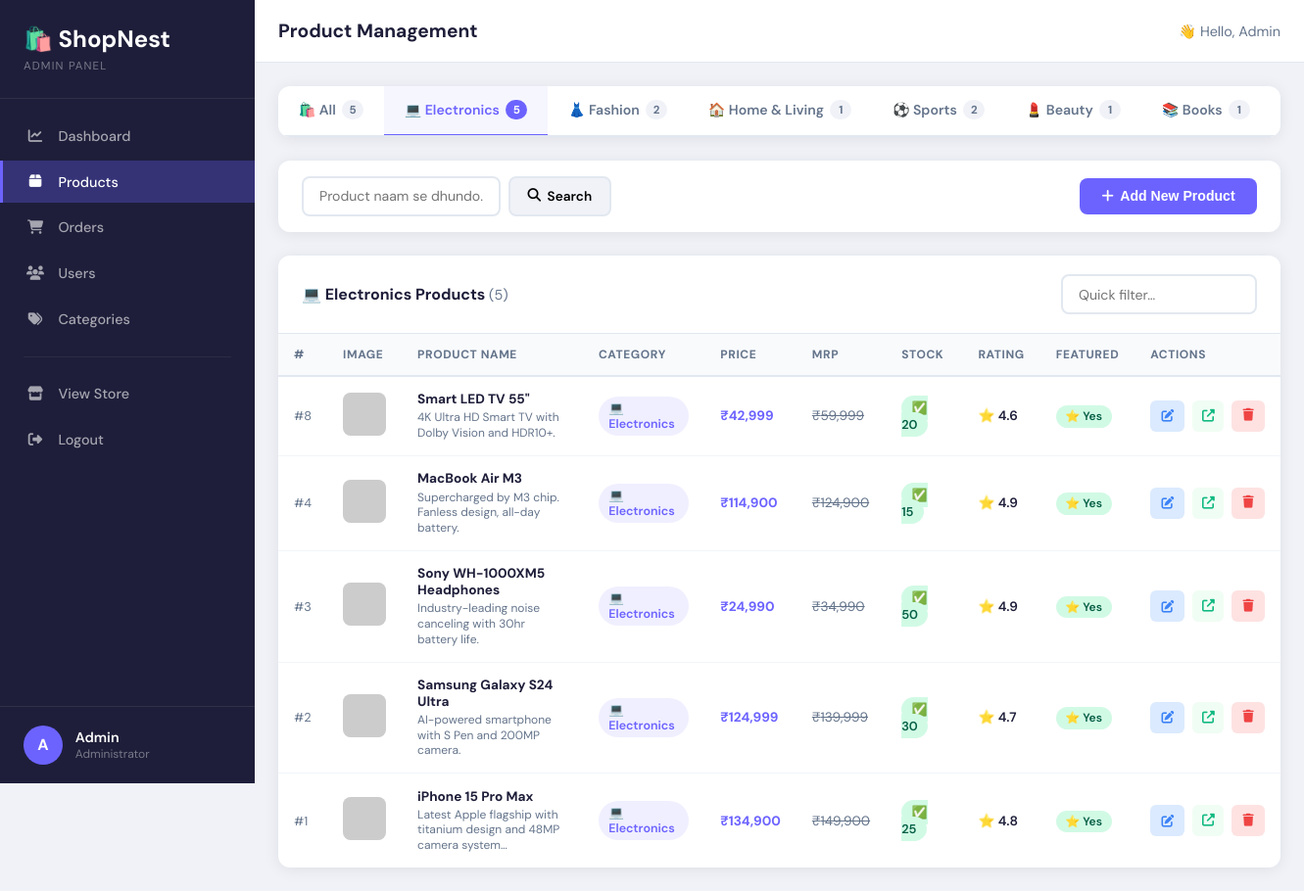
/admin/products?cat=1 (signed in), run on the app's committed database.
### app.py (models this page shows)
class User(UserMixin, db.Model):
    id = db.Column(db.Integer, primary_key=True)
    name = db.Column(db.String(100), nullable=False)
    email = db.Column(db.String(120), unique=True, nullable=False)
    password = db.Column(db.String(200), nullable=False)
    is_admin = db.Column(db.Boolean, default=False)
    created_at = db.Column(db.DateTime, default=datetime.utcnow)
    orders = db.relationship('Order', backref='customer', lazy=True)

class Category(db.Model):
    id = db.Column(db.Integer, primary_key=True)
    name = db.Column(db.String(50), nullable=False)
    icon = db.Column(db.String(50), default='🛍️')
    products = db.relationship('Product', backref='category', lazy=True)

class Product(db.Model):
    id = db.Column(db.Integer, primary_key=True)
    name = db.Column(db.String(200), nullable=False)
    description = db.Column(db.Text)
    price = db.Column(db.Float, nullable=False)
    original_price = db.Column(db.Float)
    stock = db.Column(db.Integer, default=0)
    image_url = db.Column(db.String(500), default='')
    category_id = db.Column(db.Integer, db.ForeignKey('category.id'))
    featured = db.Column(db.Boolean, default=False)
    created_at = db.Column(db.DateTime, default=datetime.utcnow)
    rating = db.Column(db.Float, default=4.0)
    reviews_count = db.Column(db.Integer, default=0)

### app.py (the view)
@app.route('/admin/products')
@login_required
@admin_required
def admin_products():
    cat_filter = request.args.get('cat', type=int)
    search = request.args.get('q', '')
    query = Product.query
    if cat_filter:
        query = query.filter_by(category_id=cat_filter)
    if search:
        query = query.filter(Product.name.ilike(f'%{search}%'))
    products = query.order_by(Product.created_at.desc()).all()
    categories = Category.query.all()
    cat_counts = {}
    for c in categories:
        cat_counts[c.id] = Product.query.filter_by(category_id=c.id).count()
    return render_template('admin/products.html', products=products, categories=categories,
                           cat_filter=cat_filter, search=search, cat_counts=cat_counts)

### app.py (called while the page is built)
@login_manager.user_loader
def load_user(user_id):
    return User.query.get(int(user_id))

@app.context_processor
def inject_nav_categories():
    try:
        nav_cats = Category.query.all()
    except Exception:
        nav_cats = []
    return dict(nav_categories=nav_cats)

def admin_required(f):
    from functools import wraps
    @wraps(f)
    def decorated(*args, **kwargs):
        if not current_user.is_authenticated or not current_user.is_admin:
            flash('Admin access required!', 'danger')
            return redirect(url_for('login'))
        return f(*args, **kwargs)
    return decorated

### templates/admin/products.html (shortened to what this page needs)
{% extends 'admin/base.html' %}
{% block page_title %}Product Management{% endblock %}
{% block content %}
<div class="cat-tabs-wrap">
  <div class="cat-tabs">
    <a href="{{ url_for('admin_products') }}"
       class="cat-tab {{ 'active' if not cat_filter }}">
      🛍️ All
      <span class="tab-count">{{ products|length }}</span>
    </a>
    {% for c in categories %}
    <a href="{{ url_for('admin_products', cat=c.id) }}"
       class="cat-tab {{ 'active' if cat_filter == c.id }}">
      {{ c.icon }} {{ c.name }}
      <span class="tab-count">{{ cat_counts.get(c.id, 0) }}</span>
    </a>
    {% endfor %}
  </div>
</div>
<div class="admin-card" style="margin-bottom:1.5rem;">
  <div class="products-topbar">
    <div class="topbar-search">
      <form method="get" action="{{ url_for('admin_products') }}" style="display:flex;gap:.5rem;flex-wrap:wrap;">
        <input type="text" name="q" placeholder="Product naam se dhundo…"
               value="{{ search }}" class="admin-search-input">
        <button type="submit" class="btn-admin-secondary"><i class="fas fa-search"></i> Search</button>
      </form>
    </div>
    <button class="btn-admin-primary" onclick="document.getElementById('addModal').style.display='flex'">
      <i class="fas fa-plus"></i> Add New Product
    </button>
  </div>
</div>
<div class="admin-card">
  <div class="card-header">
    <h3>
      {% if cat_filter %}
        {% for c in categories %}{% if c.id == cat_filter %}{{ c.icon }} {{ c.name }} Products{% endif %}{% endfor %}
      {% else %}All Products{% endif %}
      <span style="color:var(--text-muted);font-weight:400;font-size:.9rem;">({{ products|length }})</span>
    </h3>
    <input type="text" id="tableSearch" placeholder="Quick filter…" class="admin-search-input" style="width:180px;">
  </div>
  {% if products %}
  <div class="table-wrap">
    <table class="admin-table" id="productsTable">
      <thead>
        <tr>
          <th>#</th><th>Image</th><th>Product Name</th><th>Category</th>
          <th>Price</th><th>MRP</th><th>Stock</th><th>Rating</th><th>Featured</th><th>Actions</th>
        </tr>
      </thead>
      <tbody>
        {% for p in products %}
        <tr>
          <td style="color:var(--text-muted);font-size:.8rem;">#{{ p.id }}</td>
          <td>
            <img src="{{ p.image_url or 'https://via.placeholder.com/44x44/f0f0f0/888?text=P' }}"
                 class="table-img" alt=""
                 onerror="this.src='https://via.placeholder.com/44x44/f0f0f0/888?text=P'">
          </td>
          <td>
            <div class="prod-name-cell">
              <strong>{{ p.name[:50] }}{% if p.name|length > 50 %}…{% endif %}</strong>
              {% if p.description %}
              <span class="prod-desc-mini">{{ p.description[:65] }}{% if p.description|length > 65 %}…{% endif %}</span>
              {% endif %}
            </div>
          </td>
          <td>
            {% if p.category %}
            <a href="{{ url_for('admin_products', cat=p.category_id) }}" class="cat-link-badge">
              {{ p.category.icon }} {{ p.category.name }}
            </a>
            {% else %}<span style="color:var(--text-muted)">—</span>{% endif %}
          </td>
          <td><strong style="color:var(--primary)">₹{{ "{:,.0f}".format(p.price) }}</strong></td>
          <td>
            {% if p.original_price %}
            <span style="text-decoration:line-through;color:var(--text-muted);font-size:.85rem;">₹{{ "{:,.0f}".format(p.original_price) }}</span>
            {% else %}—{% endif %}
          </td>
          <td>
            <span class="stock-badge {{ 'stock-out' if p.stock==0 else ('stock-low' if p.stock<10 else 'stock-ok') }}">
              {% if p.stock==0 %}❌ 0{% elif p.stock<10 %}⚠️ {{ p.stock }}{% else %}✅ {{ p.stock }}{% endif %}
            </span>
          </td>
          <td><span class="rating-mini">⭐ {{ p.rating }}</span></td>
          <td>{% if p.featured %}<span class="badge-yes">⭐ Yes</span>{% else %}<span class="badge-no">No</span>{% endif %}</td>
          <td>
            <div class="action-td">
              <button class="btn-edit" title="Edit"
                onclick="openEdit({{ p.id }},{{ p.name|tojson }},{{ (p.description or '')|tojson }},{{ p.price }},{{ p.original_price or 0 }},{{ p.stock }},{{ p.category_id or 0 }},{{ 1 if p.featured else 0 }},{{ (p.image_url or '')|tojson }},{{ p.rating }},{{ p.reviews_count or 0 }})">
                <i class="fas fa-edit"></i>
              </button>
              <a href="{{ url_for('product_detail', id=p.id) }}" target="_blank" class="btn-view" title="View on site">
                <i class="fas fa-external-link-alt"></i>
              </a>
              <a href="{{ url_for('admin_delete_product', id=p.id) }}" class="btn-delete" title="Delete"
                 onclick="return confirm('⚠️ Delete karna chahte ho?\n{{ p.name[:40]|replace("'","\\'") }}')">
                <i class="fas fa-trash"></i>
              </a>
            </div>
          </td>
        </tr>
        {% endfor %}
      </tbody>
    </table>
  </div>
  {% endif %}
</div>
{% endblock %}

### templates/admin/base.html (shortened to what this page needs)
<!DOCTYPE html>
<html lang="en">
<head>
  <link rel="stylesheet" href="https://cdnjs.cloudflare.com/ajax/libs/font-awesome/6.5.0/css/all.min.css">
  <link rel="stylesheet" href="{{ url_for('static', filename='css/admin.css') }}">
</head>
<body class="admin-body">
<div class="admin-layout">
  <aside class="admin-sidebar" id="adminSidebar">
    <div class="sidebar-header">
      <div class="admin-logo">🛍️ ShopNest</div>
      <span class="admin-label">Admin Panel</span>
    </div>
    <nav class="sidebar-nav">
      <a href="{{ url_for('admin_dashboard') }}" class="{{ 'active' if request.endpoint=='admin_dashboard' }}">
        <i class="fas fa-chart-line"></i><span>Dashboard</span>
      </a>
      <a href="{{ url_for('admin_products') }}" class="{{ 'active' if 'product' in request.endpoint }}">
        <i class="fas fa-box"></i><span>Products</span>
      </a>
      <a href="{{ url_for('admin_orders') }}" class="{{ 'active' if request.endpoint=='admin_orders' }}">
        <i class="fas fa-shopping-cart"></i><span>Orders</span>
      </a>
      <a href="{{ url_for('admin_users') }}" class="{{ 'active' if request.endpoint=='admin_users' }}">
        <i class="fas fa-users"></i><span>Users</span>
      </a>
      <a href="{{ url_for('admin_categories') }}" class="{{ 'active' if request.endpoint=='admin_categories' }}">
        <i class="fas fa-tags"></i><span>Categories</span>
      </a>
      <div class="nav-divider"></div>
      <a href="{{ url_for('index') }}" target="_blank">
        <i class="fas fa-store"></i><span>View Store</span>
      </a>
      <a href="{{ url_for('logout') }}" class="logout-link">
        <i class="fas fa-sign-out-alt"></i><span>Logout</span>
      </a>
    </nav>
    <div class="sidebar-user">
      <div class="user-avatar">{{ current_user.name[0].upper() }}</div>
      <div>
        <div class="user-name">{{ current_user.name }}</div>
        <div class="user-role">Administrator</div>
      </div>
    </div>
  </aside>
  <div class="admin-main">
    <header class="admin-header">
      <h1 class="admin-page-title">{% block page_title %}Dashboard{% endblock %}</h1>
      <div class="header-right">
        <span class="greeting">👋 Hello, {{ current_user.name }}</span>
      </div>
    </header>
    <div class="admin-content">{% block content %}{% endblock %}</div>
  </div>
</div>
</body>
</html>

### data on the page
User: name "A", name "Admin"
Category: icon "💻", name "Electronics", get "5"
Category: icon "👗", name "Fashion", get "2"
Category: icon "🏠", name "Home & Living", get "1"
Category: icon "⚽", name "Sports", get "2"
Category: icon "💄", name "Beauty", get "1"
Category: icon "📚", name "Books", get "1"
Product: id "8", name "Smart LED TV 55\"", description "4K Ultra HD Smart TV with Dolby Vision and HDR10+.", category.icon "💻", category.name "Electronics", price "42,999", original_price "59,999", stock "20", rating "4.6", featured "⭐ Yes"
Product: id "4", name "MacBook Air M3", description "Supercharged by M3 chip. Fanless design, all-day battery.", category.icon "💻", category.name "Electronics", price "114,900", original_price "124,900", stock "15", rating "4.9", featured "⭐ Yes"
Product: id "3", name "Sony WH-1000XM5 Headphones", description "Industry-leading noise canceling with 30hr battery life.", category.icon "💻", category.name "Electronics", price "24,990", original_price "34,990", stock "50", rating "4.9", featured "⭐ Yes"
Product: id "2", name "Samsung Galaxy S24 Ultra", description "AI-powered smartphone with S Pen and 200MP camera.", category.icon "💻", category.name "Electronics", price "124,999", original_price "139,999", stock "30", rating "4.7", featured "⭐ Yes"
Product: id "1", name "iPhone 15 Pro Max", description "Latest Apple flagship with titanium design and 48MP camera system", category.icon "💻", category.name "Electronics", price "134,900", original_price "149,900", stock "25", rating "4.8", featured "⭐ Yes"

### other printed values
{{ products|length }} "5"
